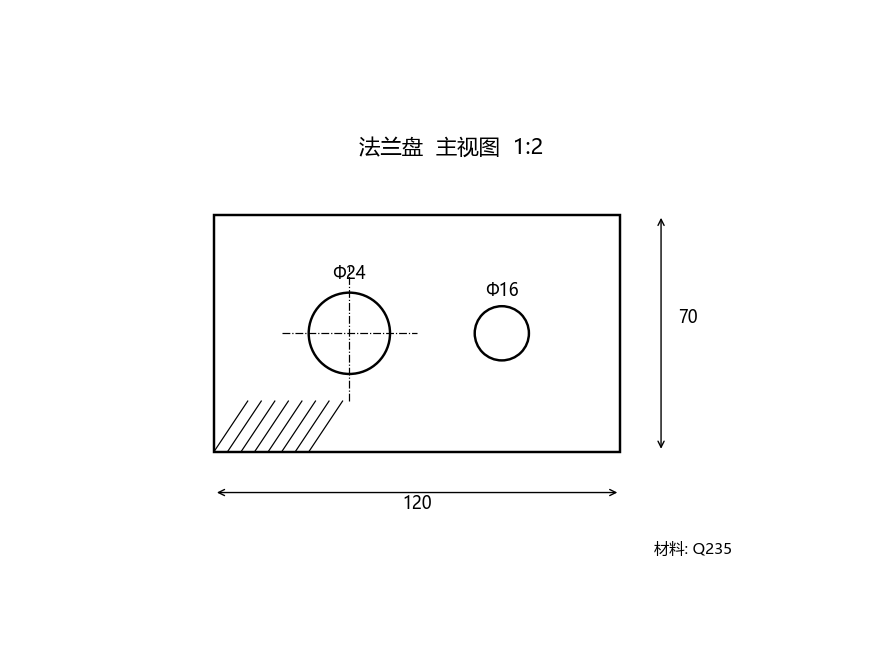
#> input picture regress/holdout/g_engineering.png, 880 x 660 px
$ python -i struct_eval.py   (imports and definitions only)
#> lines starting #> are read from the running program, lines starting #| are printed output that depends on the picture
#> further down, picture is the input picture: shape (660, 880, 3); min 0, max 255, mean 251.6
"""Structural evaluation of a vectorize build: does the result contain the same ELEMENTS as the source?

The self-check in the MCP measures pixel coverage, precision and colour recall. Those stay near 1.0 while
the drawing is visibly wrong: a flowchart whose every arrowhead is missing scored coverage 0.999, and the
tiled-trace bug that painted whole boxes black was reported as "no issues" for weeks. Coverage cannot see
it, because a missing arrowhead is 40 px out of a million and a black box is "content where content is".

Here both images are decomposed into ELEMENTS and matched one by one:

  elements      per palette colour (a palette derived from the SOURCE, independent of the MCP's own),
                connected components above a minimum area - colour patches, strokes, dots, symbols
  recall        source elements that have a matching element in the result (IoU over the pair)
  precision     result elements that correspond to something in the source
  width_mae     mean |width difference| over matched THIN elements (lines: area per skeleton pixel) -
                this is what catches "the 2 px border came out 0.9 px"
  colour_dE     Lab distance between matched elements' colours
  edge_p90      90th percentile distance from a source region edge to the nearest result region edge:
                how far the boundaries wandered (wobbly edges, shifted bands)
  objects       curves + strokes actually created in CorelDRAW, from _coreldraw.log, against the number
                of source elements: a drawing of 200 elements traced as 3000 curves is fragmented

Text is excluded (the label boxes); cdr_selfcheck.text_check covers it.

usage: python struct_eval.py <work_dir> [work_dir ...]        prints a table, writes struct_eval.json
"""
from __future__ import annotations

import json
import os
import re
import sys

import cv2
import numpy as np

MIN_AREA = 12            # source px; below this a component is noise, not an element
PAPER_MIN = 235


def imread(p, flag=cv2.IMREAD_COLOR):
    return cv2.imdecode(np.fromfile(str(p), np.uint8), flag)


def _lab(bgr):
    return cv2.cvtColor(bgr, cv2.COLOR_BGR2LAB).astype(np.float32)
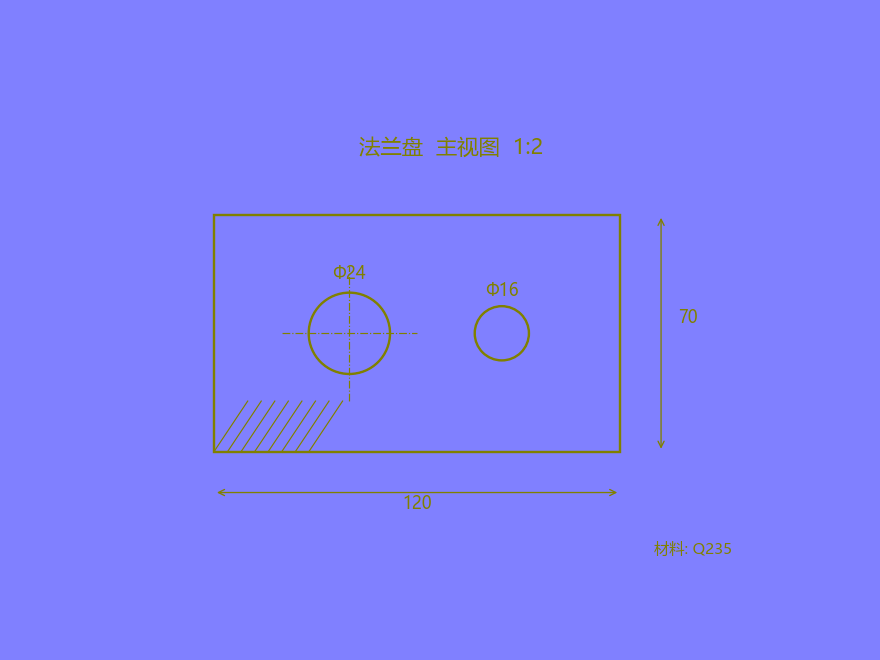
#> returned value: shape (660, 880, 3) float32; mean of channels 0, 1, 2 252.6, 128, 128; drawn as B, G, R


def source_palette(src, max_colours=24):
    """Palette of the SOURCE, used for both images so the comparison does not inherit the MCP's own
    clustering. k-means in Lab over non-paper pixels, close centres merged."""
    lab = _lab(src)
    small = cv2.resize(lab, None, fx=0.5, fy=0.5, interpolation=cv2.INTER_NEAREST).reshape(-1, 3)
    keep = small[:, 0] < 253
    data = small[keep] if keep.sum() > 500 else small
    if len(data) > 60000:
        rng = np.random.default_rng(0)
        data = data[rng.choice(len(data), 60000, replace=False)]
    crit = (cv2.TERM_CRITERIA_EPS + cv2.TERM_CRITERIA_MAX_ITER, 30, 0.5)
    _, _, cen = cv2.kmeans(data.astype(np.float32), max_colours, None, crit, 3, cv2.KMEANS_PP_CENTERS)
#> cen = 24 rows, first 8: [230.1, 128, 128], [3.39, 128, 128], [101, 128, 128], [194.1, 128, 128], [154.3, 128, 128], [40.02, 128, 128], [204.2, 128, 128], [69.7, 128, 128]
    merged = []
    for c in sorted(cen, key=lambda c: -c[0]):
        if all(np.linalg.norm(c - m) > 12 for m in merged):
            merged.append(c)
#> this loop made 24 passes
#> c on passes 1 to 12: [247, 128, 128], [237, 128, 128], [230.1, 128, 128], [224, 128, 128], [216, 128, 128], [204.2, 128, 128], [194.1, 128, 128], [180.8, 128, 128], [169.5, 128, 128], [154.3, 128, 128], [140.6, 128, 128], [123.3, 128, 128]
#> after the loop, merged = 15 items, first 6: [247, 128, 128], [230.1, 128, 128], [216, 128, 128], [194.1, 128, 128], [180.8, 128, 128], [154.3, 128, 128]
    return np.array(merged, np.float32)


def assign(lab, palette):
    d = np.stack([np.linalg.norm(lab - c, axis=2) for c in palette], axis=0)
    return d.argmin(axis=0).astype(np.int32), d.min(axis=0)


# [36 lines left out: function elements, not called in this run]


SMALL_MAX = 2500         # source px: above this an element is a REGION, below it a mark/symbol/line


# [157 lines left out: functions region_iou, covered, edge_distance, object_count, label_boxes, evaluate, not called in this run]


# [11 lines not run here, left out]

>>> import cv2
>>> picture = cv2.imread('holdout/g_engineering.png')
>>> result = source_palette(picture)
#> result = 15 rows, first 8: [247, 128, 128], [230.1, 128, 128], [216, 128, 128], [194.1, 128, 128], [180.8, 128, 128], [154.3, 128, 128], [140.6, 128, 128], [123.3, 128, 128]

$ run again, on regress/holdout/g_table.png
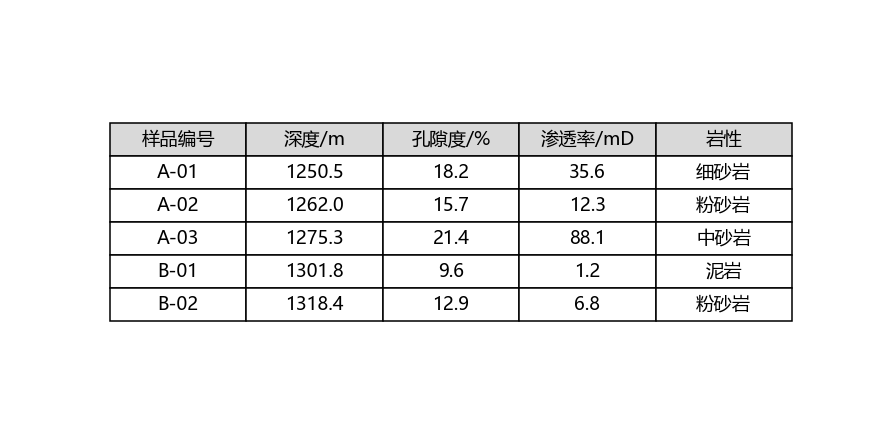
#> input picture regress/holdout/g_table.png, 880 x 440 px
#> picture is the input picture: shape (440, 880, 3); min 0, max 255, mean 242.4
#> in _lab, `return cv2.cvtColor(bgr, cv2.COLOR_BGR2LAB).astype(np.float32)`:
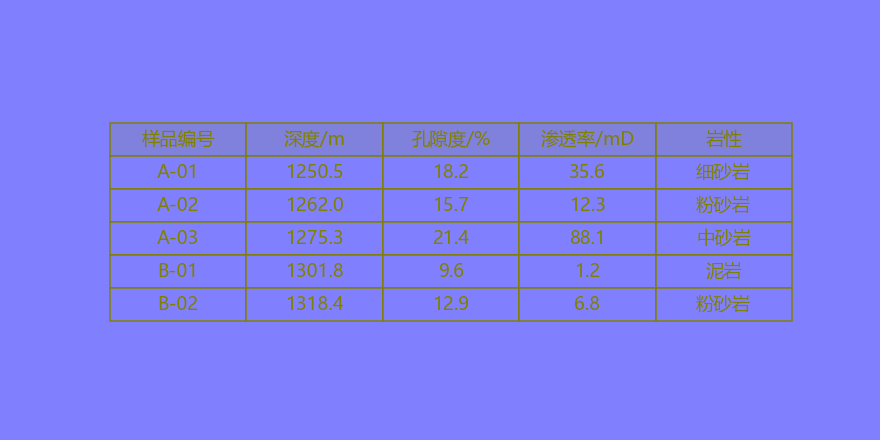
#> returned value: shape (440, 880, 3) float32; mean of channels 0, 1, 2 243.4, 128, 128; drawn as B, G, R
#> cen = 24 rows, first 8: [63.04, 128, 128], [220.9, 128, 128], [0.279, 128, 128], [135.8, 128, 128], [178.6, 128, 128], [8.88, 128, 128], [242.8, 128, 128], [101.9, 128, 128]
#> the loop in source_palette, `for c in sorted(cen, key=lambda c: -c[0]):` made 24 passes
#> c on passes 1 to 8: [250.1, 128, 128], [242.8, 128, 128], [232.3, 128, 128], [220.9, 128, 128], [208.2, 128, 128], [196.7, 128, 128], [188, 128, 128], [178.6, 128, 128]
#> after the loop in source_palette, `for c in sorted(cen, key=lambda c: -c[0]):`: merged = [[250.1, 128, 128], [232.3, 128, 128], [208.2, 128, 128], [188, 128, 128], [166.2, 128, 128], [144.2, 128, 128], [124.2, 128, 128], [111.8, 128, 128], [90.3, 128, 128], [77.12, 128, 128], [63.04, 128, 128], [39.47, 128, 128], [16.69, 128, 128], [0.279, 128, 128]]
#> result = 14 rows, first 8: [250.1, 128, 128], [232.3, 128, 128], [208.2, 128, 128], [188, 128, 128], [166.2, 128, 128], [144.2, 128, 128], [124.2, 128, 128], [111.8, 128, 128]

$ run again, on regress/holdout/h_barh.png
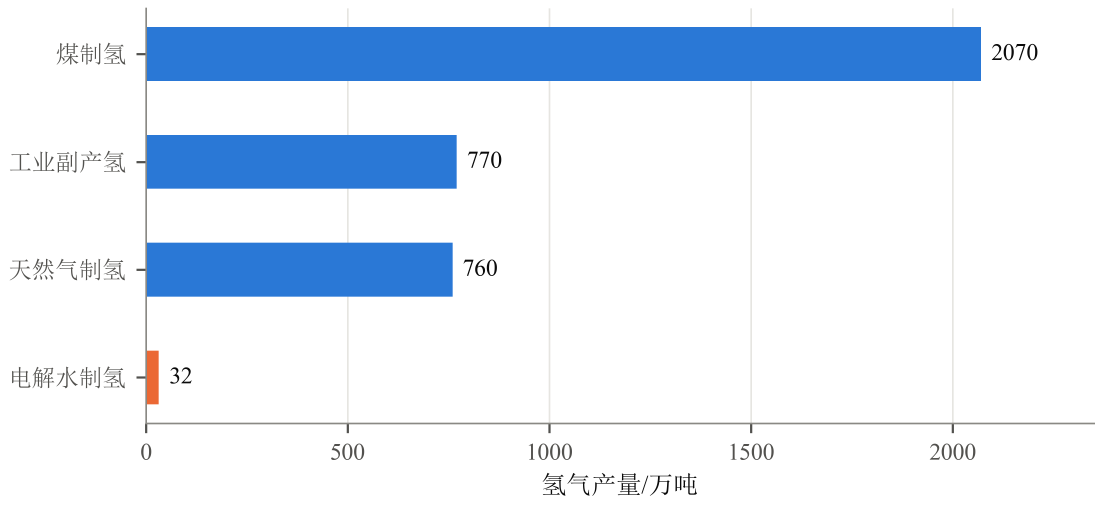
#> input picture regress/holdout/h_barh.png, 3307 x 1521 px (shown at 1/3 size)
#> picture is the input picture: shape (1521, 3307, 3); mean B, G, R 247, 234, 223.2
#> in _lab, `return cv2.cvtColor(bgr, cv2.COLOR_BGR2LAB).astype(np.float32)`:
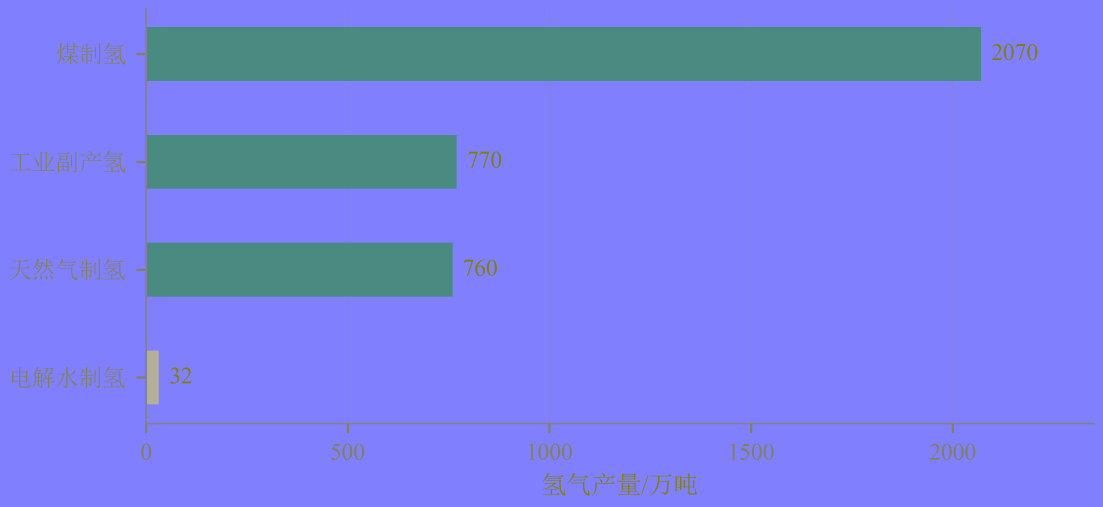
#> returned value: shape (1521, 3307, 3) float32 (shown at 1/3 size); mean of channels 0, 1, 2 235.9, 129.2, 120.2; drawn as B, G, R
#> cen = 24 rows, first 8: [129, 138, 73], [215.9, 128, 128.1], [8.08, 128, 128], [146, 127, 130.9], [88.07, 128, 130], [152, 176, 180], [239.2, 128, 128.1], [51.03, 128, 128]
#> the loop in source_palette, `for c in sorted(cen, key=lambda c: -c[0]):` made 24 passes
#> c on passes 1 to 8: [248.9, 128, 128], [239.2, 128, 128.1], [232, 128, 129.9], [224.3, 128, 128.1], [215.9, 128, 128.1], [207.4, 128, 128.2], [196.6, 128, 128.6], [185, 128, 128.7]
#> after the loop in source_palette, `for c in sorted(cen, key=lambda c: -c[0]):`: merged = 17 items, first 6: [248.9, 128, 128], [232, 128, 129.9], [215.9, 128, 128.1], [196.6, 128, 128.6], [173.7, 128, 128.8], [157.9, 127.9, 128.7]
#> result = 17 rows, first 8: [248.9, 128, 128], [232, 128, 129.9], [215.9, 128, 128.1], [196.6, 128, 128.6], [173.7, 128, 128.8], [157.9, 127.9, 128.7], [152, 176, 180], [146, 127, 130.9]

$ run again, on regress/holdout/h_bars2.png
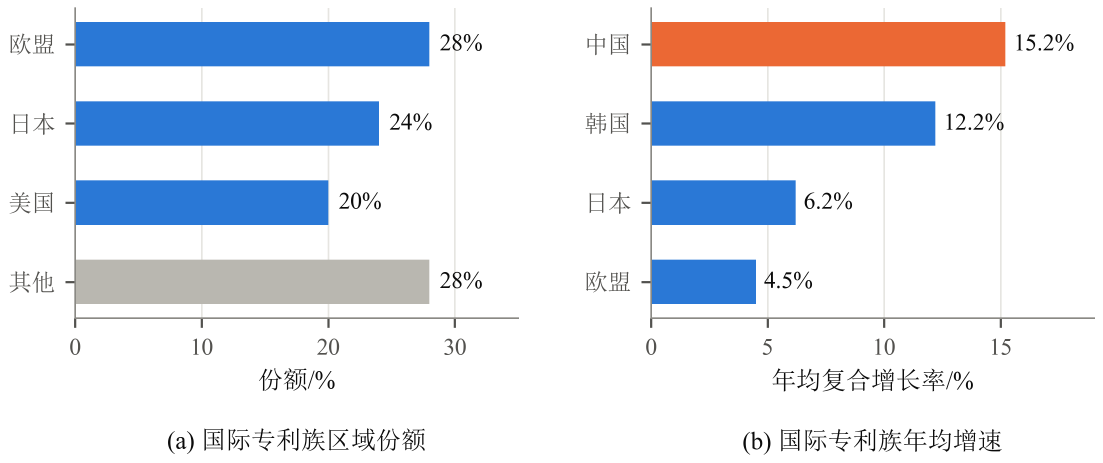
#> input picture regress/holdout/h_bars2.png, 3307 x 1388 px (shown at 1/3 size)
#> picture is the input picture: shape (1388, 3307, 3); mean B, G, R 237.2, 227.3, 221.6
#> in _lab, `return cv2.cvtColor(bgr, cv2.COLOR_BGR2LAB).astype(np.float32)`:
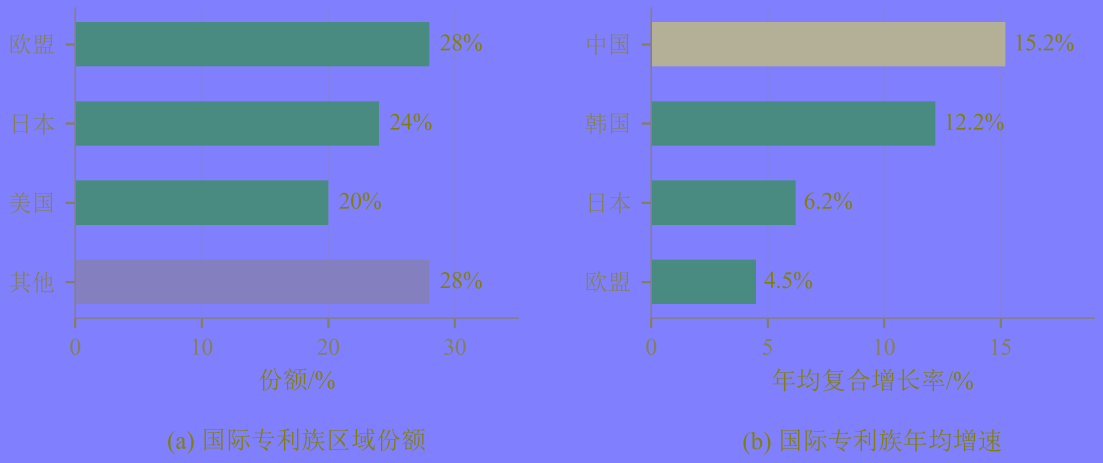
#> returned value: shape (1388, 3307, 3) float32 (shown at 1/3 size); mean of channels 0, 1, 2 230.8, 130.8, 123.1; drawn as B, G, R
#> cen = 24 rows, first 8: [129, 138, 73], [190, 127, 132], [152, 176, 180], [8.09, 128, 128], [110.3, 128, 128.7], [231.8, 128, 129.8], [146, 127, 130.9], [87.97, 128, 129.9]
#> the loop in source_palette, `for c in sorted(cen, key=lambda c: -c[0]):` made 24 passes
#> c on passes 1 to 8: [248.2, 128, 128], [237.5, 128, 128], [231.8, 128, 129.8], [218.8, 128, 128], [208.4, 128, 128.1], [198.5, 128, 128.2], [190, 127, 132], [178, 128, 128.4]
#> after the loop in source_palette, `for c in sorted(cen, key=lambda c: -c[0]):`: merged = 15 items, first 6: [248.2, 128, 128], [231.8, 128, 129.8], [218.8, 128, 128], [198.5, 128, 128.2], [178, 128, 128.4], [156.4, 128, 128.4]
#> result = 15 rows, first 8: [248.2, 128, 128], [231.8, 128, 129.8], [218.8, 128, 128], [198.5, 128, 128.2], [178, 128, 128.4], [156.4, 128, 128.4], [152, 176, 180], [133, 128, 128.7]
